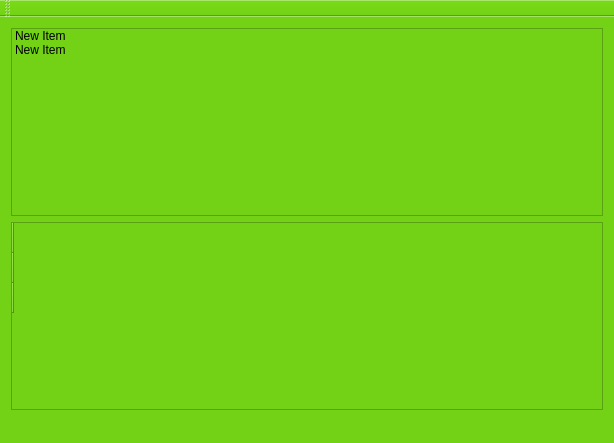
<?xml version="1.0" encoding="UTF-8"?>
<ui version="4.0">
 <class>MainWindow</class>
 <widget class="QMainWindow" name="MainWindow">
  <property name="geometry">
   <rect>
    <x>0</x>
    <y>0</y>
    <width>614</width>
    <height>443</height>
   </rect>
  </property>
  <property name="windowTitle">
   <string>MainWindow</string>
  </property>
  <property name="styleSheet">
   <string notr="true">background-color: rgb(115, 210, 22);</string>
  </property>
  <widget class="QWidget" name="centralWidget">
   <layout class="QVBoxLayout" name="verticalLayout">
    <item>
     <widget class="QListWidget" name="listWidget">
      <item>
       <property name="text">
        <string>New Item</string>
       </property>
      </item>
      <item>
       <property name="text">
        <string>New Item</string>
       </property>
      </item>
     </widget>
    </item>
    <item>
     <widget class="QTableWidget" name="tableWidget">
      <property name="styleSheet">
       <string notr="true">color: white;</string>
      </property>
      <row>
       <property name="text">
        <string/>
       </property>
      </row>
      <row>
       <property name="text">
        <string/>
       </property>
      </row>
      <row>
       <property name="text">
        <string/>
       </property>
      </row>
     </widget>
    </item>
   </layout>
  </widget>
  <widget class="QMenuBar" name="menuBar">
   <property name="geometry">
    <rect>
     <x>0</x>
     <y>0</y>
     <width>614</width>
     <height>25</height>
    </rect>
   </property>
  </widget>
  <widget class="QToolBar" name="mainToolBar">
   <attribute name="toolBarArea">
    <enum>TopToolBarArea</enum>
   </attribute>
   <attribute name="toolBarBreak">
    <bool>false</bool>
   </attribute>
  </widget>
  <widget class="QStatusBar" name="statusBar"/>
 </widget>
 <layoutdefault spacing="6" margin="11"/>
 <resources/>
 <connections/>
</ui>
